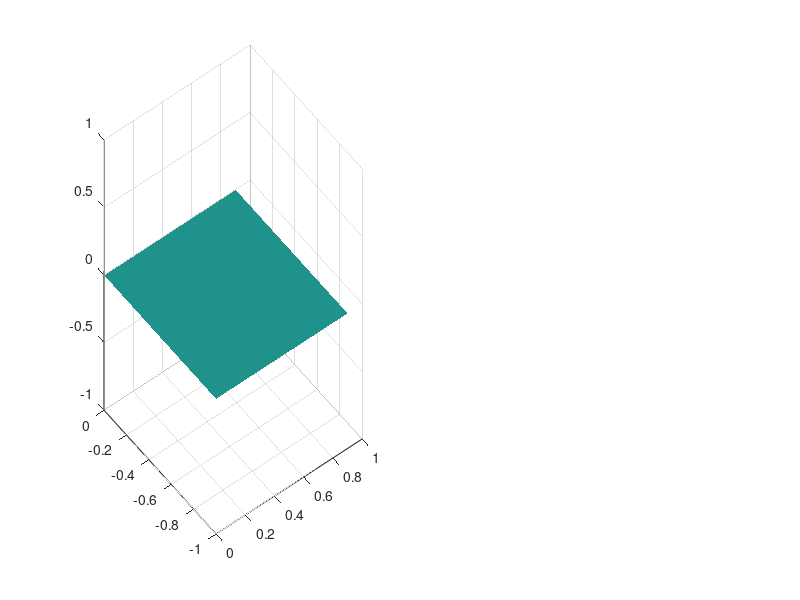

This figure's MATLAB source: (Note: this script raises an error after producing the figure.)
clc; clear; close all;

A = [-1, 0; 0, 1];
b = [0; 0];

x_lim = 1;
Count = 20;

ResPrimal.X = NaN(Count, Count);
ResPrimal.Y = NaN(Count, Count);
ResPrimal.Z = NaN(Count, Count);

for i = 1:Count
for j = 1:Count
    x = [-x_lim + ((i-1)/Count) *2*x_lim;
         -x_lim + ((j-1)/Count) *2*x_lim];
    if (A*x <= b)
        ResPrimal.X(i, j) = x(1);
        ResPrimal.Y(i, j) = x(2);
        ResPrimal.Z(i, j) = 0;
    end
end
end

figure('Color', 'w')

subplot(1, 2, 1)
surf(ResPrimal.X, ResPrimal.Y, ResPrimal.Z, 'EdgeAlpha', 0.2);
ax = gca;
ax.FontSize = 16;
ax.XLim = [-1; 1];
ax.YLim = [-1; 1];
title('domain')


ResDual.X = NaN(Count, Count);
ResDual.Y = NaN(Count, Count);
ResDual.Lambda1 = zeros(Count, Count);
ResDual.Lambda2 = zeros(Count, Count);

for i = 1:Count
for j = 1:Count
    c = [-x_lim + ((i-1)/Count) *2*x_lim;
         -x_lim + ((j-1)/Count) *2*x_lim];

    Dual.H = -1/4 *(A*A');
    Dual.f = A*c;

    lambda = quadprog(-2*Dual.H,-Dual.f,[],[],[],[],[0;0],[]);
    %g_star = lambda' * Dual.H * lambda + Dual.f' * lambda;    

    ResDual.X(i, j) = c(1);
    ResDual.Y(i, j) = c(2);
    ResDual.Lambda1(i, j) = lambda(1);
    ResDual.Lambda2(i, j) = lambda(2);

end
end

subplot(1, 2, 2)
quiver(ResDual.X,ResDual.Y,ResDual.Lambda1,ResDual.Lambda2);
ax = gca;
ax.FontSize = 16;
ax.XLim = [-1; 1];
ax.YLim = [-1; 1];
title('sensitivity')
